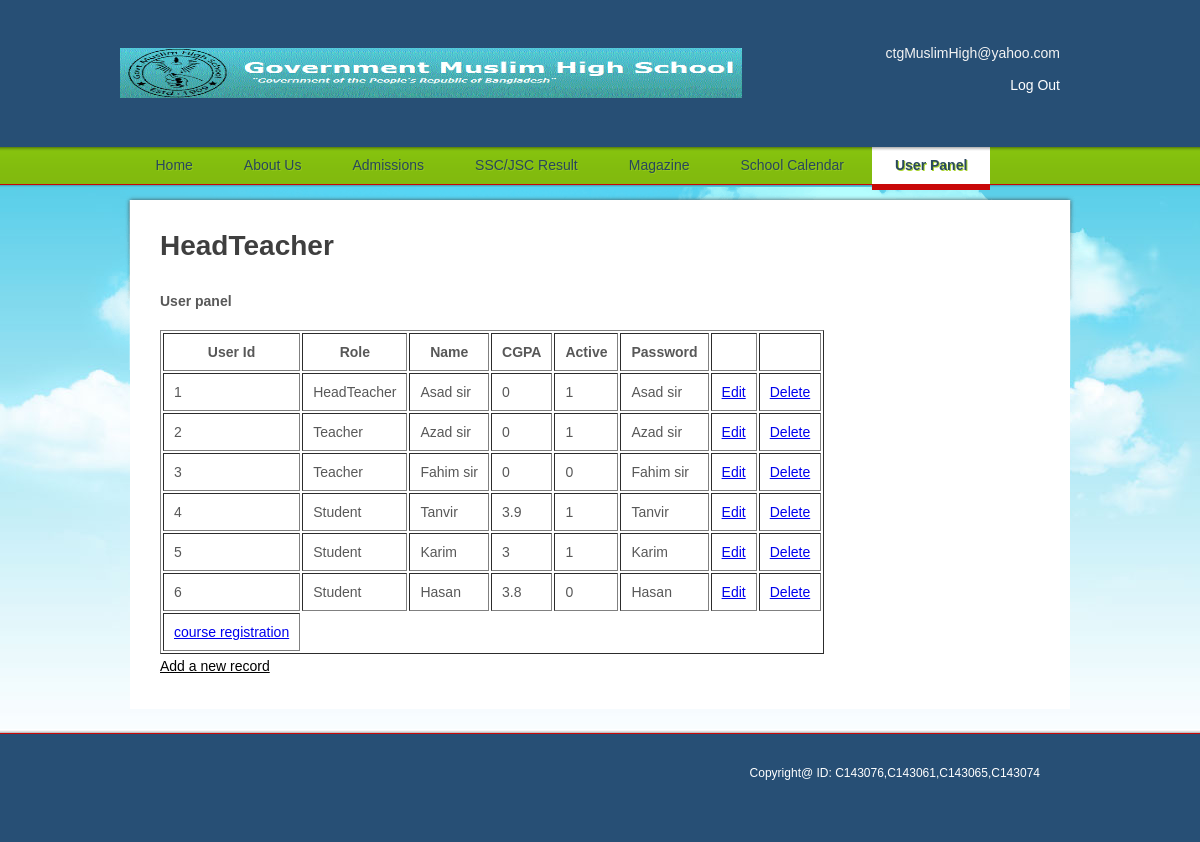
/webpage/contact-us.php (signed in), run on the app's committed database.
### tables this page shows
CREATE TABLE IF NOT EXISTS `all_users` (
  `UserId` varchar(20) NOT NULL,
  `Role` varchar(20) NOT NULL,
  `Name` varchar(20) NOT NULL,
  `CGPA` float NOT NULL,
  `Active` int(20) NOT NULL,
  `Password` varchar(20) NOT NULL,
  PRIMARY KEY (`UserId`)
);

### webpage/functions.php (called while the page is built, shortened)
<?php
	function getUser_role(){
		$UserId = $_SESSION["UserId"];
		$result = mysql_query("SELECT Role FROM All_users WHERE UserId='$UserId'")
		or die("toha vaia" . mysql_error());
		$row = mysql_fetch_array($result);
		if($row){
			return $row[Role];
		}
		else
		{
		echo "No results!";
		}
	}
?>

### webpage/contact-us.php (the view, shortened to what this page needs)
<?php
			require_once("functions.php");
			$Session_role = getUser_role();
?>
<!DOCTYPE html>
<html>
<head>
<link rel="stylesheet" type="text/css" href="styles/style.css" />
</head>
<body>
<div id="page">
  <div id="header">
    <div id="section">
      <div><a href="index.php"><img src="images/logo.gif" alt="" width="622" height="50"  /></a></div>
      <span>ctgMuslimHigh@yahoo.com<br />
      <br />
      <a href="logout.php">Log Out</a></span> </div>
    <ul>
      <li><a href="index.php">Home</a></li>
      <li><a href="about.php">About Us</a></li>
      <li><a href="admissions.php">Admissions</a></li>
      <li><a href="result.php">SSC/JSC Result</a></li>
      <li><a href="Magazine.php">Magazine</a></li>
      <li><a href="school-calendar.php">School Calendar</a></li>
      <li class="current"><a href="contact-us.php">User Panel</a></li>
    </ul>
  </div>
  <div id="content">
    <div>
		<?php
			$result = mysql_query("SELECT * FROM all_users")
			or die(mysql_error());
			echo "<h1><b>". $Session_role. "</b> </h1>";
			echo "<p><b>User panel</b> </p><br>";
		if($Session_role != "Student")
		{
			echo "<table border='1' cellpadding='10'>";
			if($Session_role != "HeadTeacher")
				echo "<tr> <th>User Id</th> <th>Role</th> <th>Name</th> <th>CGPA</th>  <th>Active</th>  <th>Password</th> <th></th> </tr>";
			else
				echo "<tr> <th>User Id</th> <th>Role</th> <th>Name</th> <th>CGPA</th>  <th>Active</th>  <th>Password</th> <th></th> <th></th> </tr>";
			while( $row = mysql_fetch_array( $result ) ) {
			echo "<tr>";
			echo '<td>' . $row['UserId'] . '</td>';
			echo '<td>' . $row['Role'] . '</td>';
			echo '<td>' . $row['Name'] . '</td>';
			echo '<td>' . $row['CGPA'] . '</td>';
			echo '<td>' . $row['Active'] . '</td>';
			echo '<td>' . $row['Password'] . '</td>';
			echo '<td><a href="edit.php?UserId=' . $row['UserId'] . '">Edit</a></td>';
			if($Session_role == "HeadTeacher")
				echo '<td><a href="delete.php?UserId=' . $row['UserId'] . '">Delete</a></td>';
			echo "</tr>";
			}
			if($Session_role == "HeadTeacher" || $Session_role == "Teacher")
				echo '<tr> <td><a href="courses.php?UserId=' . $row['UserId'] . '"> course registration</a></td>';
			echo "</table>";
		?>
		<p><a href="new.php">Add a new record</a></p>
		<?php
	}
?>
    </div>
  </div>
  <div id="footer">
    <div>
	  <div class="section">
		<p>Copyright@  ID: C143076,C143061,C143065,C143074</p>
      </div>
    </div>
  </div>
</div>
</html>

### webpage/styles/style.css (style rules this page uses)
body { background:#fff url(../images/background.gif) repeat-x center 187px; color:#585858; font-family:Arial; font-size:14px; margin:0; min-width:960px; }
a { outline:none; }
img { border:none; }
#header div#section:after, #header ul:after, #content div:after, #content div ul.services:after, #footer div:after, #footer div div.section ul:after { clear:both; content:" "; display:block; font-size:0; height:0; visibility:hidden; }
#page { background:url(../images/background.jpg) no-repeat center 180px; width:100%; }
#header { background:url(../images/bg-header.gif) repeat-x; height:auto; overflow:hidden; position:relative; }
#header div#section { height:145px; margin:0 auto; width:960px; }
#header div#section div { float:left; margin-top:48px; }
#header div#section div a { display:block; }
#header div#section span { color:#f4f4f4; float:right; margin:0; padding-right:20px; padding-top:45px; text-align:right; width:178px; }
#header ul { list-style:none; margin:2px auto 0; padding:0; width:935px; }
#header ul li { float:left; padding-right:5px; }
#header ul li a { color:#28475C; display:block; font-size:14px; height:43px; line-height:37px; padding:0 23px; text-align:center; text-decoration:none; text-shadow:1px 1px 0 #94C81D; text-transform:capitalize; }
#header ul li.current, #header ul li:hover { height:43px; }
#header ul li.current a { background:url(../images/bg-menu.gif) repeat-x; color:#2a495e; font-weight:bold; text-shadow:1px 1px 0 #a8d32c; }
#content { background:url(../images/bg-content.gif) no-repeat top center; margin:0 auto; min-height:174px; overflow:hidden; position:relative; width:960px; ; }
#content p a { color:#000; text-decoration:underline; }
#content div { background:#fff; margin:10px auto 20px; padding:30px; width:880px; }
#content div#home div div#aside div h1, #content div h1 { color:#3f3f3f; font-size:28px; font-weight:normal; margin:0; padding-bottom:27px; }
#content div#home div div#aside div p, #content div p { line-height:25px; margin:0; padding-bottom:0; text-align:justify; }
#footer { background:#274F75 url(../images/bg-footer.gif) repeat-x; min-height:113px; width:100%; }
#footer div { font-size:12px; margin:0 auto; padding-top:37px; position:relative; width:960px; }
#footer div div.section { float:right; padding:0; width:700px; }
#footer div div.section p { color:white; margin:0; padding:0px 40px 0px; text-align:right; }
span a { color: white;font-style:Arial Black;text-decoration:none; }

### data on the page
all_users: Role "HeadTeacher", UserId "1", Name "Asad sir", CGPA "0", Active "1", Password "Asad sir"
all_users: UserId "2", Role "Teacher", Name "Azad sir", CGPA "0", Active "1", Password "Azad sir"
all_users: UserId "3", Role "Teacher", Name "Fahim sir", CGPA "0", Active "0", Password "Fahim sir"
all_users: UserId "4", Role "Student", Name "Tanvir", CGPA "3.9", Active "1", Password "Tanvir"
all_users: UserId "5", Role "Student", Name "Karim", CGPA "3", Active "1", Password "Karim"
all_users: UserId "6", Role "Student", Name "Hasan", CGPA "3.8", Active "0", Password "Hasan"
